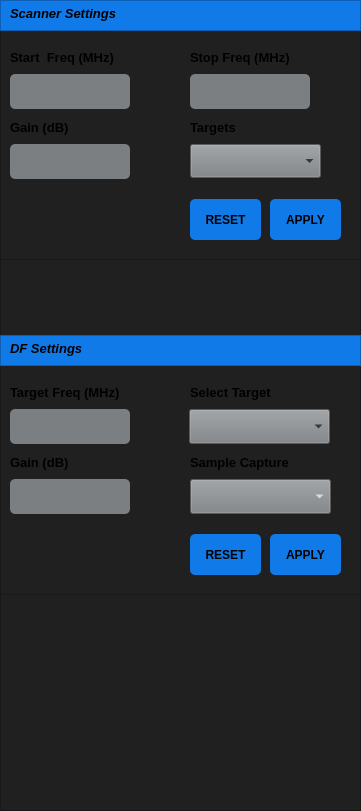
   <widget class="QFrame" name="frame">
    <property name="geometry">
     <rect>
      <x>0</x>
      <y>90</y>
      <width>361</width>
      <height>811</height>
     </rect>
    </property>
    <property name="styleSheet">
     <string notr="true">QFrame{
background-color:#202020;



}</string>
    </property>
    <property name="frameShape">
     <enum>QFrame::Shape::StyledPanel</enum>
    </property>
    <property name="frameShadow">
     <enum>QFrame::Shadow::Raised</enum>
    </property>
    <widget class="QFrame" name="frame_15">
     <property name="geometry">
      <rect>
       <x>0</x>
       <y>29</y>
       <width>361</width>
       <height>231</height>
      </rect>
     </property>
     <property name="styleSheet">
      <string notr="true">
background-color: rgb(32, 32, 32);</string>
     </property>
     <property name="frameShape">
      <enum>QFrame::Shape::StyledPanel</enum>
     </property>
     <property name="frameShadow">
      <enum>QFrame::Shadow::Raised</enum>
     </property>
     <widget class="QLabel" name="label_38">
      <property name="geometry">
       <rect>
        <x>10</x>
        <y>20</y>
        <width>111</width>
        <height>16</height>
       </rect>
      </property>
      <property name="font">
       <font>
        <pointsize>10</pointsize>
        <bold>true</bold>
       </font>
      </property>
      <property name="text">
       <string>Start  Freq (MHz)</string>
      </property>
     </widget>
     <widget class="QLabel" name="label_39">
      <property name="geometry">
       <rect>
        <x>190</x>
        <y>20</y>
        <width>111</width>
        <height>16</height>
       </rect>
      </property>
      <property name="font">
       <font>
        <pointsize>10</pointsize>
        <bold>true</bold>
       </font>
      </property>
      <property name="text">
       <string>Stop Freq (MHz)</string>
      </property>
     </widget>
     <widget class="QLabel" name="label_40">
      <property name="geometry">
       <rect>
        <x>10</x>
        <y>90</y>
        <width>81</width>
        <height>16</height>
       </rect>
      </property>
      <property name="font">
       <font>
        <pointsize>10</pointsize>
        <bold>true</bold>
       </font>
      </property>
      <property name="text">
       <string>Gain (dB)</string>
      </property>
     </widget>
     <widget class="QLabel" name="label_41">
      <property name="geometry">
       <rect>
        <x>190</x>
        <y>90</y>
        <width>111</width>
        <height>16</height>
       </rect>
      </property>
      <property name="font">
       <font>
        <pointsize>10</pointsize>
        <bold>true</bold>
       </font>
      </property>
      <property name="text">
       <string>Targets</string>
      </property>
     </widget>
     <widget class="QPushButton" name="pushButton_8">
      <property name="geometry">
       <rect>
        <x>270</x>
        <y>170</y>
        <width>71</width>
        <height>41</height>
       </rect>
      </property>
      <property name="font">
       <font>
        <bold>true</bold>
       </font>
      </property>
      <property name="styleSheet">
       <string notr="true">QPushButton{
background-color:#117AE9;
border-radius:5px;

}
QPushButton:Pressed{

background-color:#a3a3a3;

}
</string>
      </property>
      <property name="text">
       <string>APPLY</string>
      </property>
     </widget>
     <widget class="QPushButton" name="pushButton_7">
      <property name="geometry">
       <rect>
        <x>190</x>
        <y>170</y>
        <width>71</width>
        <height>41</height>
       </rect>
      </property>
      <property name="font">
       <font>
        <bold>true</bold>
       </font>
      </property>
      <property name="styleSheet">
       <string notr="true">QPushButton{
background-color:#117AE9;
border-radius:5px;

}
QPushButton:Pressed{

background-color:#a3a3a3;

}
</string>
      </property>
      <property name="text">
       <string>RESET</string>
      </property>
     </widget>
     <widget class="QComboBox" name="comboBox_8">
      <property name="geometry">
       <rect>
        <x>190</x>
        <y>115</y>
        <width>131</width>
        <height>34</height>
       </rect>
      </property>
      <property name="font">
       <font>
        <pointsize>18</pointsize>
       </font>
      </property>
      <property name="styleSheet">
       <string notr="true">QComboBox{
background-color:#7c7f82;

}</string>
      </property>
      <property name="placeholderText">
       <string/>
      </property>
     </widget>
     <widget class="QLineEdit" name="lineEdit_3">
      <property name="geometry">
       <rect>
        <x>10</x>
        <y>115</y>
        <width>120</width>
        <height>35</height>
       </rect>
      </property>
      <property name="font">
       <font>
        <pointsize>18</pointsize>
       </font>
      </property>
      <property name="styleSheet">
       <string notr="true">QLineEdit{
border-radius:5px;
background-color:#7c7f82;
color:#000000;
padding:5px;
}</string>
      </property>
     </widget>
     <widget class="QLineEdit" name="lineEdit_2">
      <property name="geometry">
       <rect>
        <x>10</x>
        <y>45</y>
        <width>120</width>
        <height>35</height>
       </rect>
      </property>
      <property name="font">
       <font>
        <pointsize>18</pointsize>
       </font>
      </property>
      <property name="styleSheet">
       <string notr="true">QLineEdit{
border-radius:5px;
background-color:#7c7f82;
color:#000000;
padding:5px;
}</string>
      </property>
      <property name="cursorPosition">
       <number>0</number>
      </property>
      <property name="placeholderText">
       <string/>
      </property>
     </widget>
     <widget class="QLineEdit" name="lineEdit">
      <property name="geometry">
       <rect>
        <x>190</x>
        <y>45</y>
        <width>120</width>
        <height>35</height>
       </rect>
      </property>
      <property name="font">
       <font>
        <pointsize>18</pointsize>
       </font>
      </property>
      <property name="styleSheet">
       <string notr="true">QLineEdit{
border-radius:5px;
background-color:#7c7f82;
color:#000000;
padding:5px;
}</string>
      </property>
     </widget>
    </widget>
    <widget class="QFrame" name="frame_16">
     <property name="geometry">
      <rect>
       <x>0</x>
       <y>0</y>
       <width>361</width>
       <height>31</height>
      </rect>
     </property>
     <property name="styleSheet">
      <string notr="true">QFrame{
background-color:#117AE9;



}</string>
     </property>
     <property name="frameShape">
      <enum>QFrame::Shape::StyledPanel</enum>
     </property>
     <property name="frameShadow">
      <enum>QFrame::Shadow::Raised</enum>
     </property>
     <widget class="QLabel" name="label_42">
      <property name="geometry">
       <rect>
        <x>10</x>
        <y>5</y>
        <width>111</width>
        <height>16</height>
       </rect>
      </property>
      <property name="font">
       <font>
        <pointsize>10</pointsize>
        <italic>true</italic>
        <bold>true</bold>
       </font>
      </property>
      <property name="text">
       <string>Scanner Settings</string>
      </property>
     </widget>
    </widget>
    <widget class="QFrame" name="frame_13">
     <property name="geometry">
      <rect>
       <x>0</x>
       <y>364</y>
       <width>361</width>
       <height>231</height>
      </rect>
     </property>
     <property name="frameShape">
      <enum>QFrame::Shape::StyledPanel</enum>
     </property>
     <property name="frameShadow">
      <enum>QFrame::Shadow::Raised</enum>
     </property>
     <widget class="QLineEdit" name="lineEdit_4">
      <property name="geometry">
       <rect>
        <x>10</x>
        <y>45</y>
        <width>120</width>
        <height>35</height>
       </rect>
      </property>
      <property name="font">
       <font>
        <pointsize>18</pointsize>
       </font>
      </property>
      <property name="styleSheet">
       <string notr="true">QLineEdit{
border-radius:5px;
background-color:#7c7f82;
color:#000000;
padding:5px;
}</string>
      </property>
     </widget>
     <widget class="QComboBox" name="comboBox_5">
      <property name="geometry">
       <rect>
        <x>189</x>
        <y>45</y>
        <width>141</width>
        <height>35</height>
       </rect>
      </property>
      <property name="font">
       <font>
        <pointsize>18</pointsize>
        <bold>false</bold>
       </font>
      </property>
      <property name="styleSheet">
       <string notr="true">background-color: rgb(124, 127, 130);</string>
      </property>
      <property name="placeholderText">
       <string/>
      </property>
     </widget>
     <widget class="QLabel" name="label_33">
      <property name="geometry">
       <rect>
        <x>10</x>
        <y>20</y>
        <width>120</width>
        <height>16</height>
       </rect>
      </property>
      <property name="font">
       <font>
        <pointsize>10</pointsize>
        <bold>true</bold>
       </font>
      </property>
      <property name="text">
       <string>Target Freq (MHz)</string>
      </property>
     </widget>
     <widget class="QLabel" name="label_34">
      <property name="geometry">
       <rect>
        <x>190</x>
        <y>20</y>
        <width>111</width>
        <height>16</height>
       </rect>
      </property>
      <property name="font">
       <font>
        <pointsize>10</pointsize>
        <bold>true</bold>
       </font>
      </property>
      <property name="text">
       <string>Select Target</string>
      </property>
     </widget>
     <widget class="QLineEdit" name="lineEdit_6">
      <property name="geometry">
       <rect>
        <x>10</x>
        <y>115</y>
        <width>120</width>
        <height>35</height>
       </rect>
      </property>
      <property name="font">
       <font>
        <pointsize>18</pointsize>
       </font>
      </property>
      <property name="styleSheet">
       <string notr="true">QLineEdit{
border-radius:5px;
background-color:#7c7f82;
color:#000000;
padding:5px;
}</string>
      </property>
     </widget>
     <widget class="QLabel" name="label_35">
      <property name="geometry">
       <rect>
        <x>10</x>
        <y>90</y>
        <width>81</width>
        <height>16</height>
       </rect>
      </property>
      <property name="font">
       <font>
        <pointsize>10</pointsize>
        <bold>true</bold>
       </font>
      </property>
      <property name="text">
       <string>Gain (dB)</string>
      </property>
     </widget>
     <widget class="QComboBox" name="comboBox_7">
      <property name="geometry">
       <rect>
        <x>190</x>
        <y>115</y>
        <width>141</width>
        <height>35</height>
       </rect>
      </property>
      <property name="font">
       <font>
        <pointsize>18</pointsize>
        <bold>false</bold>
       </font>
      </property>
      <property name="styleSheet">
       <string notr="true">QComboBox{
background-color:#7c7f82;
color:#ffffff;


}</string>
      </property>
      <property name="placeholderText">
       <string/>
      </property>
     </widget>
     <widget class="QLabel" name="label_36">
      <property name="geometry">
       <rect>
        <x>190</x>
        <y>90</y>
        <width>111</width>
        <height>16</height>
       </rect>
      </property>
      <property name="font">
       <font>
        <pointsize>10</pointsize>
        <bold>true</bold>
       </font>
      </property>
      <property name="text">
       <string>Sample Capture</string>
      </property>
     </widget>
     <widget class="QPushButton" name="pushButton_10">
      <property name="geometry">
       <rect>
        <x>270</x>
        <y>170</y>
        <width>71</width>
        <height>41</height>
       </rect>
      </property>
      <property name="font">
       <font>
        <bold>true</bold>
       </font>
      </property>
      <property name="styleSheet">
       <string notr="true">QPushButton{
background-color:#117AE9;
border-radius:5px;

}
QPushButton:Pressed{

background-color:#a3a3a3;

}
</string>
      </property>
      <property name="text">
       <string>APPLY</string>
      </property>
     </widget>
     <widget class="QPushButton" name="pushButton_9">
      <property name="geometry">
       <rect>
        <x>190</x>
        <y>170</y>
        <width>71</width>
        <height>41</height>
       </rect>
      </property>
      <property name="font">
       <font>
        <bold>true</bold>
       </font>
      </property>
      <property name="styleSheet">
       <string notr="true">QPushButton{
background-color:#117AE9;
border-radius:5px;

}
QPushButton:Pressed{

background-color:#a3a3a3;

}
</string>
      </property>
      <property name="text">
       <string>RESET</string>
      </property>
     </widget>
    </widget>
    <widget class="QFrame" name="frame_14">
     <property name="geometry">
      <rect>
       <x>0</x>
       <y>335</y>
       <width>361</width>
       <height>31</height>
      </rect>
     </property>
     <property name="styleSheet">
      <string notr="true">QFrame{
background-color:#117AE9;



}</string>
     </property>
     <property name="frameShape">
      <enum>QFrame::Shape::StyledPanel</enum>
     </property>
     <property name="frameShadow">
      <enum>QFrame::Shadow::Raised</enum>
     </property>
     <widget class="QLabel" name="label_37">
      <property name="geometry">
       <rect>
        <x>10</x>
        <y>5</y>
        <width>111</width>
        <height>16</height>
       </rect>
      </property>
      <property name="font">
       <font>
        <pointsize>10</pointsize>
        <italic>true</italic>
        <bold>true</bold>
       </font>
      </property>
      <property name="text">
       <string>DF Settings</string>
      </property>
     </widget>
    </widget>
   </widget>
